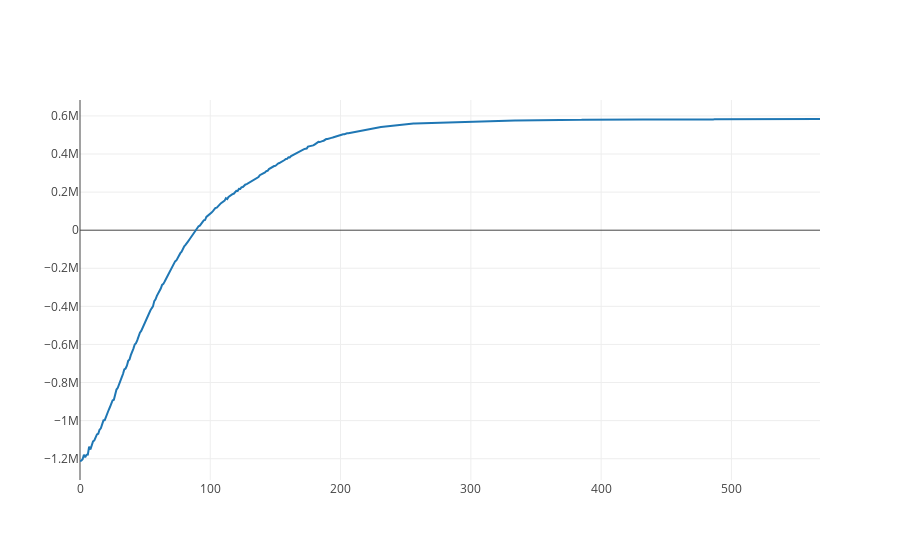

The notebook cell saved with this chart:
### Markdown cell above
For SVI, we can look at the values of the variational objective, likelihood, and KL terms as a function of iteration.

### Code cell
iplot([go.Scatter(x = range(len(inf_svi.elbos)), y = inf_svi.elbos)])

### Figure 1 — Plotly figure (JSON) as saved in the notebook; plotly's stock layout.template omitted (floating-point values rounded to 4 significant figures; data arrays with more than 128 entries replaced by an {"elided": "..."} marker saying what was removed)
{"data": [{"type": "scatter", "x": {"elided": "569 int values"}, "y": {"elided": "569 float values"}}], "layout": {}}
